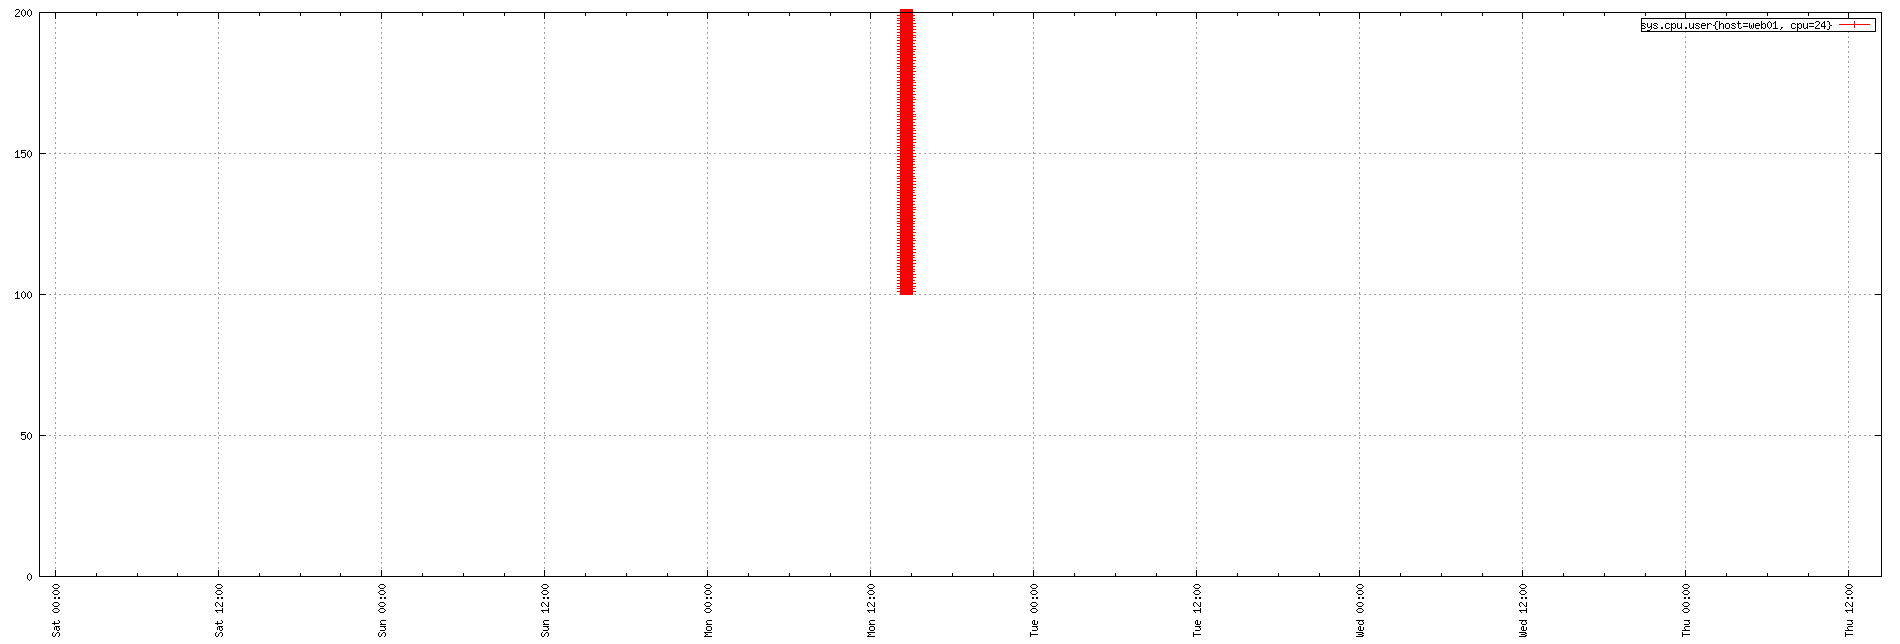

This figure's gnuplot source:
set term png small size 1900,644
set xdata time
set timefmt "%s"
if (GPVAL_VERSION < 4.6) set xtics rotate; else set xtics rotate right
set output "${TMPDIR-'tmp'}/tsd/6691822f.png"
set xrange ["1673650109":"1674138231"]
set format x "%a %H:%M"
set grid
set style data linespoint
set key right box
set yrange [0:]
plot  "${TMPDIR-'tmp'}/tsd/6691822f_0.dat" using 1:2 title "sys.cpu.user{host=web01, cpu=24}"
